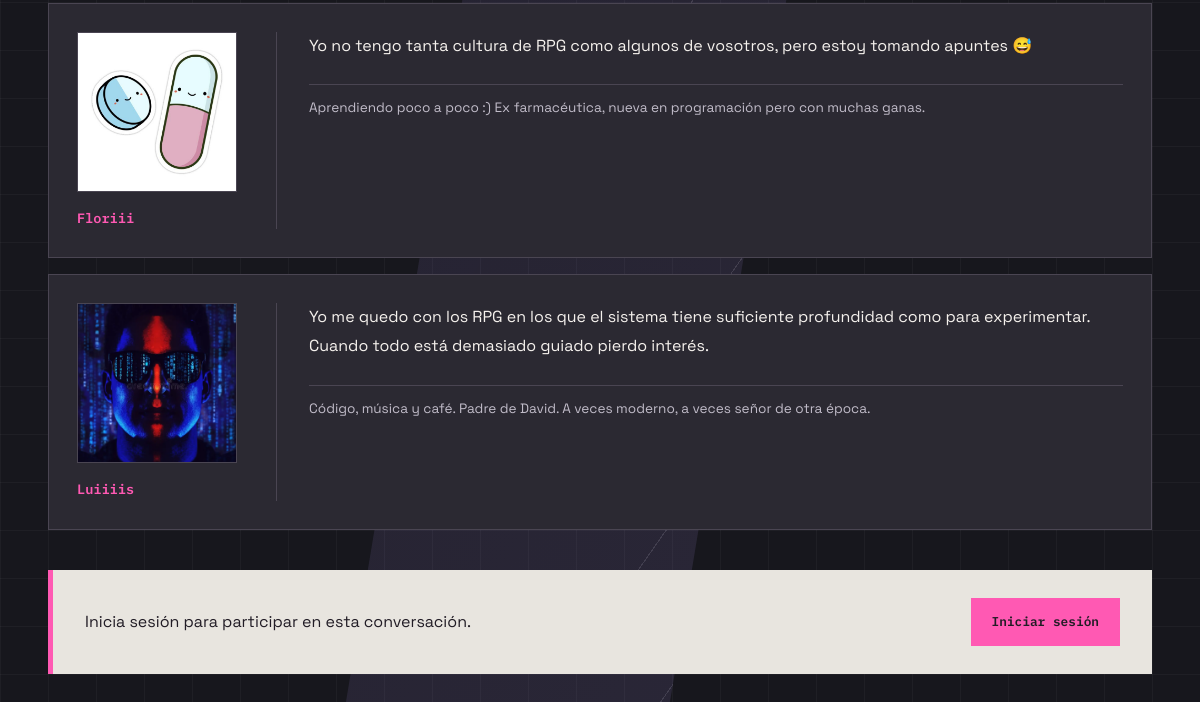
The app's page /tema.php?id=1 (lower part), older data.
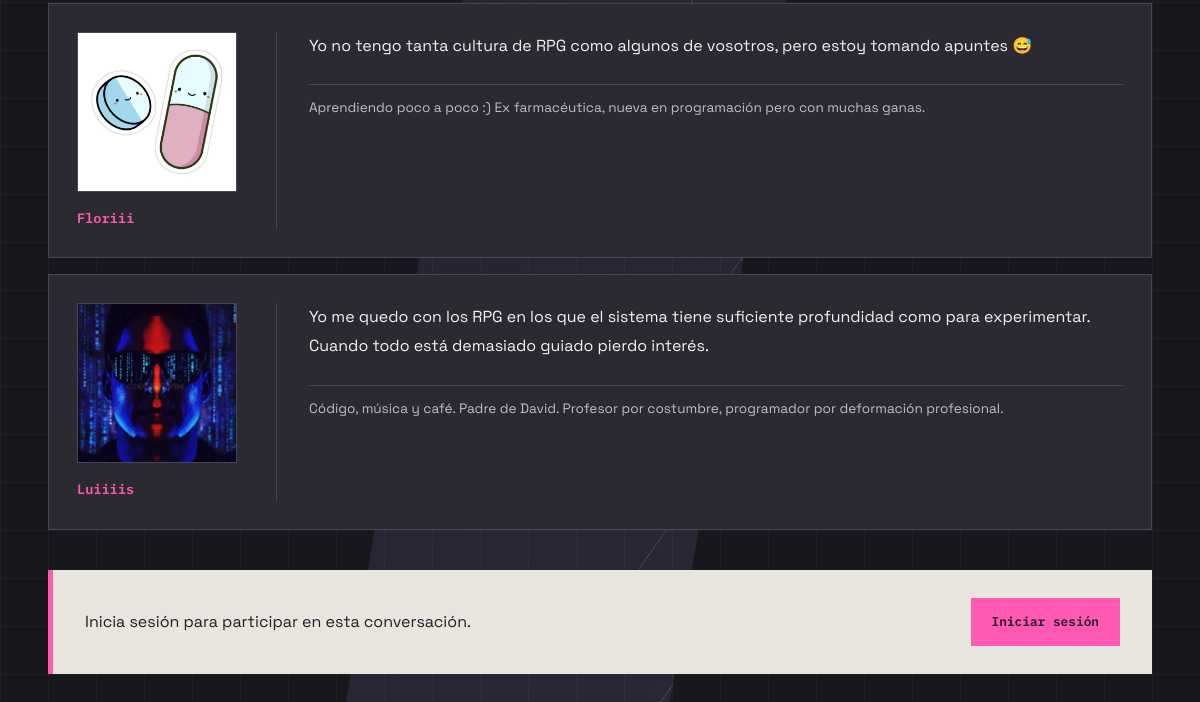
The same page, newer data.
### tables this page shows
CREATE TABLE `mensajes` (
  `id_mensaje` int(11) NOT NULL,
  `titulo_mensaje` varchar(150) NOT NULL,
  `mensaje` text NOT NULL,
  `id_usu` int(11) NOT NULL,
  `id_tema` int(11) NOT NULL
);

CREATE TABLE `usuarios` (
  `id_usu` int(11) NOT NULL,
  `nickname` varchar(50) NOT NULL,
  `email` varchar(100) NOT NULL,
  `password` varchar(255) NOT NULL,
  `avatar` varchar(255) DEFAULT NULL,
  `firma` text DEFAULT NULL
);

### tema.php (the view, shortened to what this page needs)
<?php
$con = new mysqli("localhost", "root", "", "examen");
$id_tema = $_GET["id"];
$sql = "SELECT * FROM mensajes
        WHERE id_tema = $id_tema";
$mensajes = $con->query($sql);
?>
<!DOCTYPE html>
<html lang="es">
<head>
    <link rel="stylesheet" href="styles.css?v=12">
</head>
<body>
<div class="pagina-tema">
    <div class="mensajes">
        <?php
        foreach ($mensajes as $mensaje) {
            $id_usu = $mensaje["id_usu"];
            $sql = "SELECT nickname, avatar, firma
                    FROM usuarios
                    WHERE id_usu = $id_usu";
            $resultadoUsuario = $con->query($sql);
            $nickname = "Usuario";
            $avatar = "";
            $firma = "";
            foreach ($resultadoUsuario as $usuario) {
                $nickname = $usuario["nickname"];
                $avatar = $usuario["avatar"];
                $firma = $usuario["firma"];
            }
        ?>
            <div class="mensaje">
                <div class="autor">
                    <?php if ($avatar != NULL && $avatar != "") { ?>
                        <img
                            src="avatars/<?php echo htmlspecialchars($avatar, ENT_QUOTES, "UTF-8"); ?>"
                            alt=""
                            class="avatar-img"
                            width="64"
                            height="64"
                            loading="lazy"
                        >
                    <?php } else { ?>
                        <div class="avatar-vacio" aria-hidden="true"><?php echo htmlspecialchars(strtoupper(substr($nickname, 0, 1)), ENT_QUOTES, "UTF-8"); ?></div>
                    <?php } ?>
                    <p class="autor-nombre"><?php echo htmlspecialchars($nickname, ENT_QUOTES, "UTF-8"); ?></p>
                </div>
                <p class="mensaje-texto">
                    <?php echo $mensaje["mensaje"]; ?>
                </p>
                <?php if ($firma != NULL && trim($firma) != "") { ?>
                    <p class="firma"><?php echo htmlspecialchars($firma, ENT_QUOTES, "UTF-8"); ?></p>
                <?php } ?>
            </div>
        <?php
        }
        ?>
    </div>
    <?php
    if (isset($_SESSION["usuario"])) {
    ?>
        <div class="respuesta">
            <h2>Responder</h2>
            <form
                action="tema.php?id=<?php echo $id_tema; ?>"
                method="POST"
            >
                <label for="respuesta-mensaje">Tu mensaje</label>
                <textarea
                    id="respuesta-mensaje"
                    name="mensaje"
                    placeholder="Escribe tu respuesta..."
                    required
                ></textarea>
                <input
                    type="submit"
                    value="Publicar respuesta"
                >
            </form>
        </div>
    <?php
    } else {
    ?>
        <div class="cta">
            <p>
                Inicia sesión para participar en esta conversación.
            </p>
            <a href="login.php" class="b1">
                Iniciar sesión
            </a>
        </div>
    <?php
    }
    ?>
</div>
</body>
</html>

Row changes from the older to the newer data that the page shows:
changed through a linked row, mensajes "Luiiiis": id_usu.firma "Código, música y café. Padre de David. A veces moderno, a veces señor de otra época." → "Código, música y café. Padre de David. Profesor por costumbre, programador por deformación profesional."
